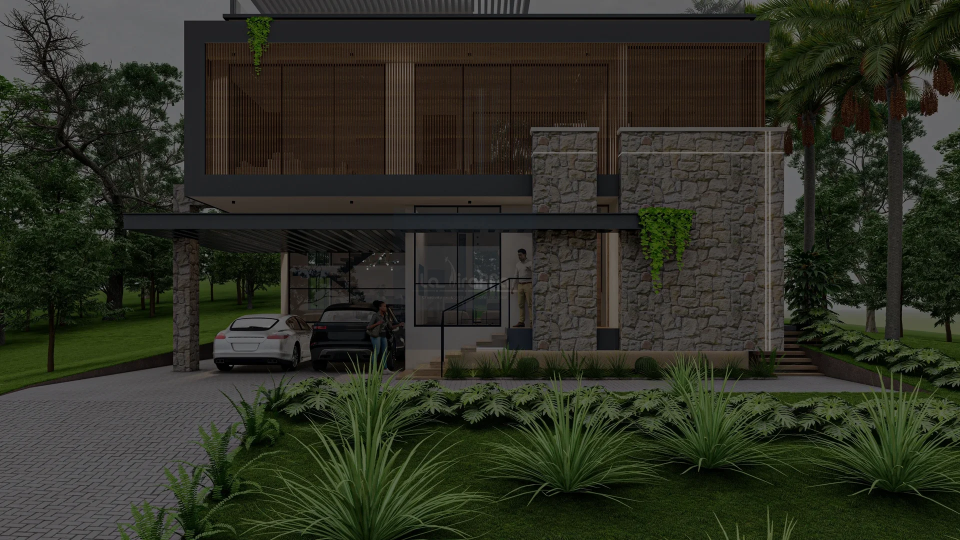
#> input picture images/thumbnails/slider_2.webp, 1920 x 1080 px (shown at 1/2 size)
$ python darken_images.py
#> lines starting #> are read from the running program, lines starting #| are printed output that depends on the picture
import os
from PIL import Image, ImageEnhance

images_to_darken = [
    "images/thumbnails/slider_2.webp",
    "images/thumbnails/slider_3.webp"
]

for img_path in images_to_darken:
    if os.path.exists(img_path):
        try:
            with Image.open(img_path) as img:
                # Enhance Brightness. A factor of 1.0 gives original image.
                # A factor of 0.0 gives a black solid image.
#> img is the input picture: PIL image 1920x1080 RGB; mean R, G, B 45, 47.4, 35.4
                enhancer = ImageEnhance.Brightness(img)
                darkened_img = enhancer.enhance(0.5) # 50% darker
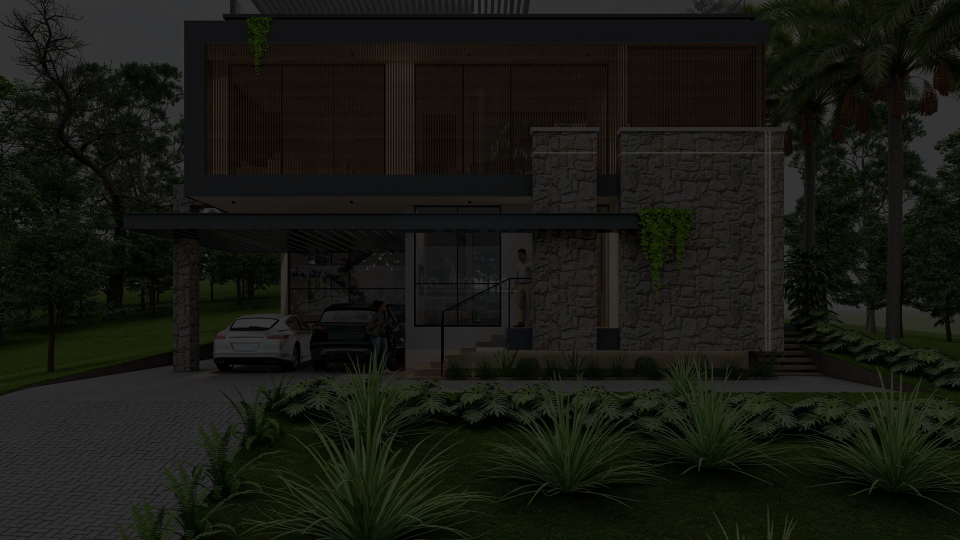
#> darkened_img: PIL image 1920x1080 RGB (shown at 1/2 size); mean R, G, B 22.3, 23.4, 17.5

                # Save it back overwriting the original
                darkened_img.save(img_path, "WEBP", quality=85)
                print(f"Successfully darkened {img_path}")
        except Exception as e:
            print(f"Failed to darken {img_path}: {e}")
    else:
        print(f"File not found: {img_path}")
#> pass 2 of the loop `for img_path in images_to_darken:`:
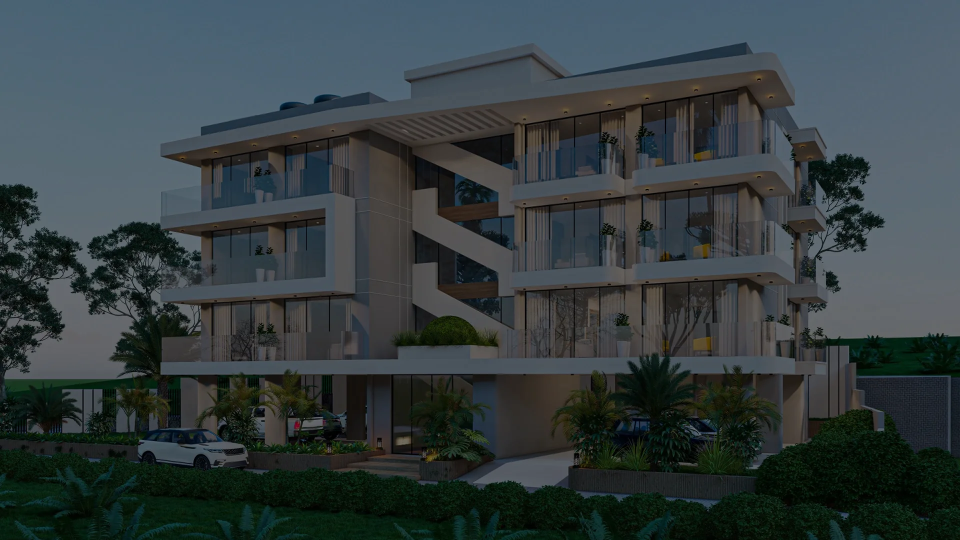
#> input picture images/thumbnails/slider_3.webp, 1920 x 1080 px (shown at 1/2 size)
#> img is the input picture: PIL image 1920x1080 RGB; mean R, G, B 53, 62.6, 64.5
#> `darkened_img = enhancer.enhance(0.5)`:
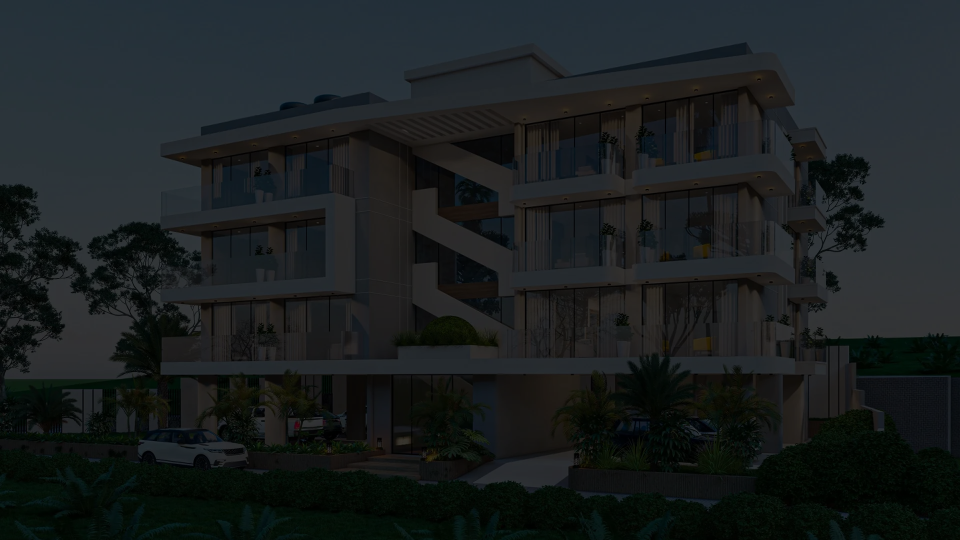
#> darkened_img: PIL image 1920x1080 RGB (shown at 1/2 size); mean R, G, B 26.3, 31.1, 32
